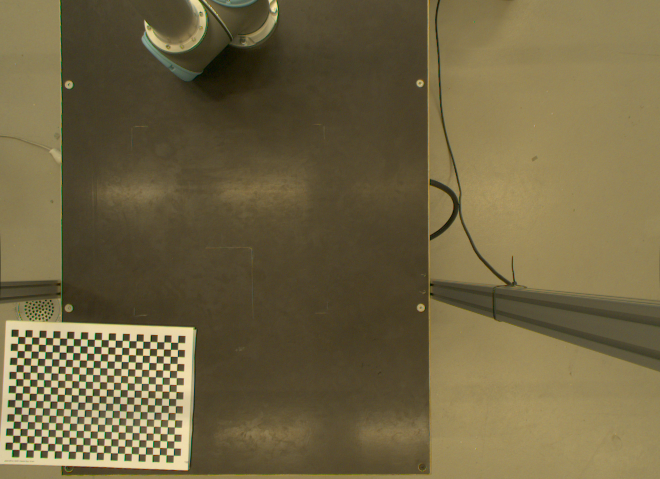
#> input picture results/10-30-08.png_calibResult1.png, 1320 x 957 px, given as the content of the folder ./samples, which was not available (shown at 1/2 size)
$ python custom_cameraCalibration.py
#> lines starting #> are read from the running program, lines starting #| are printed output that depends on the picture; after the words box and inside, x2 and y2 are one past the last pixel; in counts of white or black regions, pixels touching at a corner belong together; long printed decimals are rounded; pictures that were not available may be replaced by others from this repository, and a replacement may not be noted
'''
    Seokju Lee @ EE6102
    2023.10.30.

    Original code from
    https://opencv24-python-tutorials.readthedocs.io/en/stable/py_tutorials/py_calib3d/py_calibration/py_calibration.html#calibration
    and
    https://github.com/niconielsen32/ComputerVision

    Korean reference
    https://leechamin.tistory.com/345

    Prerequisite:
    which pip
    pip install opencv-contrib-python

    If you want to experience VirtualCam, please follow the below instruction.
    https://github.com/kaustubh-sadekar/VirtualCam
'''

import glob
import pdb

import numpy as np
import cv2 as cv


################ FIND CHESSBOARD CORNERS - OBJECT POINTS AND IMAGE POINTS ################


chessboardSize = (24, 17)
# [Q] Please discuss the meaning of the paramter
# [A] 실제 보드 크기는 25x 18인데 corner의 개수를 말하는 것이므로 각각 -1을 해줘야함.

frameSize = (1440, 1080)
# [Q] Please discuss the meaning of the paramter
# [A] 진짜 이미지 사이즈


# termination criteria
criteria = (cv.TERM_CRITERIA_EPS + cv.TERM_CRITERIA_MAX_ITER, 30, 0.001)
# [Q] Please discuss why we need "criteria".
# [A] cornerSubPix에서 종료할 조건(지점)을 정해주기 위해서 필요함.


# prepare object points, like (0,0,0), (1,0,0), (2,0,0) ....,(6,5,0)
objp = np.zeros((chessboardSize[0] * chessboardSize[1], 3), np.float32)
objp[:, :2] = np.mgrid[0:chessboardSize[0], 0:chessboardSize[1]].T.reshape(-1, 2)
# from pprint import pprint
# pprint(objp[23:])
# print(objp.shape)

size_of_chessboard_squares_mm = 20
objp = objp * size_of_chessboard_squares_mm
# [Q] Please discuss the meaning of the paramter. Specify the unit of it.
# [A]
# 실제 체스보드 사진이 1만큼의 간격을 가지고 있지는 않을 것임. 따라서 20이라는 최소 간격을 지정해줬다.


# Arrays to store object points and image points from all the images.
objpoints = []  # 3d point in real world space!!
# [Q] How many points? [A] 21

imgpoints = []  # 2d points in image plane.
# [Q] How many points? [A] 21


images = glob.glob('./samples/*.png')           # [Q] How many images? [A] 21
pdb.set_trace()

for image in images:

    img = cv.imread(image)
#> img is the input picture: shape (957, 1320, 3); mean B, G, R 67.4, 101.4, 113.2
    gray = cv.cvtColor(img, cv.COLOR_BGR2GRAY)
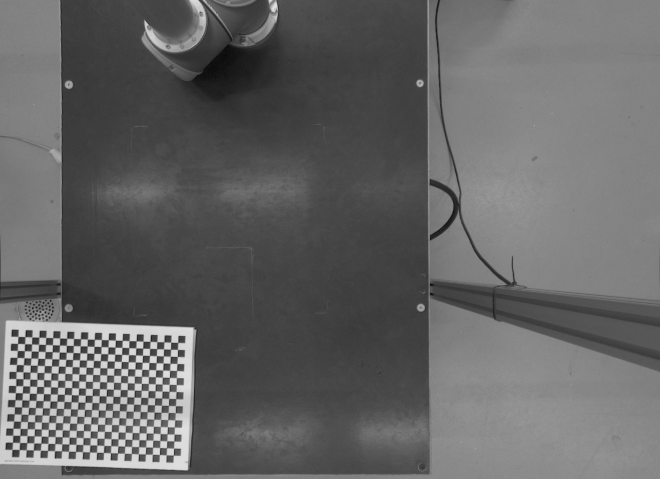
#> gray: shape (957, 1320) (shown at 1/2 size); min 3, max 236, mean 101.1

    # Find the chess board corners
    ret, corners = cv.findChessboardCorners(gray, chessboardSize, None)
#> ret = True; corners = 408 rows, first 8: [36.56, 673.7], [50.55, 673.9], [64.24, 674.8], [78.46, 675], [92.2, 675.9], [106.2, 676.1], [120.3, 676.7], [134.3, 677]
    # print(ret, corners)
    # [Q] Please discuss the role of "findChessboardCorners()". Specify the meaning of its outputs.
    # [A]
    # retval : 패턴이 감지 되었는지에 따른 T/F
    # corners : 감지된 코너 개수에 따른 위치(x,y좌표 값)

    # If found, add object points, image points (after refining them)
    if ret == True:
        objpoints.append(objp)
        corners2 = cv.cornerSubPix(gray, corners, (11, 11), (-1, -1), criteria)
#> corners2 = 408 rows, first 8: [36.33, 673.3], [50.46, 673.9], [64.08, 674.3], [78.4, 674.9], [91.91, 675.4], [106.1, 676], [120.1, 676.5], [134.1, 677]
        imgpoints.append(corners)

        # Draw and display the corners
        cv.drawChessboardCorners(img, chessboardSize, corners2, ret)
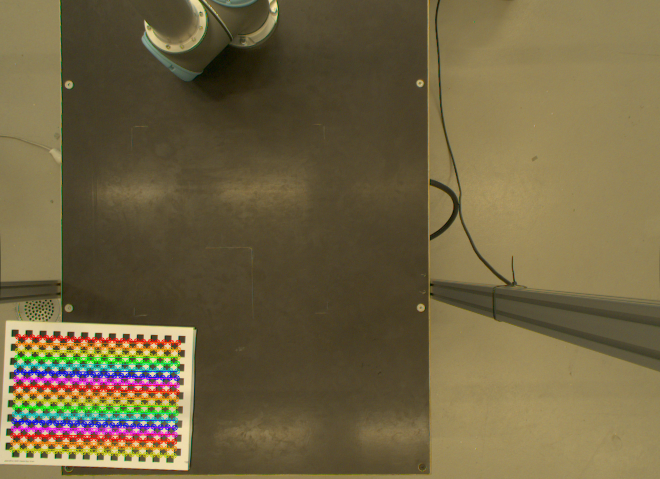
#> img: shape (957, 1320, 3) (shown at 1/2 size); 4.5% of pixels changed, all inside (x1, y1, x2, y2) = (18, 667, 363, 918)
        cv.imshow('imgs', img)
        cv.waitKey(1000)
    # pdb.set_trace()

cv.destroyAllWindows()

# print(len(objpoints), len(imgpoints))
# pdb.set_trace()


############################ CALIBRATION ############################

ret, cameraMatrix, dist, rvecs, tvecs = cv.calibrateCamera(objpoints, imgpoints, frameSize, None, None)
#> ret = 0.323; cameraMatrix = [[5473.1, 0, 683.5], [0, 5533.4, 428.6], [0, 0, 1]]; dist = [[0.233, 9.95, -0.0837, 0.0151, 339.6]]; rvecs = ([-0.144, 0.145, 0.0291],); tvecs = ([-916.2, 352.4, 7705.8],)
# print(ret, cameraMatrix, dist, rvecs, tvecs, sep='\n')

pdb.set_trace()
'''
    *retval: Average RMS re-projection error. This should be as close to zero as possible. 0.1 ~ 1.0 pixels in a good calibration.

    [Q] Please specify the focal length (fx, fy) and the principal point (cx, cy).
    [A]
    cameraMatrix는 calibration Matrix로 focal length와 principal point의 정보를 가지고 있다.
    fx = cameraMatrix[0,0], fy = cameraMatrix[1,1]
    cx = cameraMatrix[0,2], cy = cameraMatrix[1,2]

    [Q] Please specify the radial (k1, k2, k3) and tangential (p1, p2) distortion coefficients.
    [A]
    Lens distortion coefficients(렌즈 왜곡 계수)에는 2가지 정보를 가지고 있음
    radial distortion coefficients = dist[:3]
    tangential distortion coefficients = dist[3:]

    *Tangential distortion occurs because the image-taking lens is not aligned perfectly parallel to the imaging plane.

    [Q] Please discuss the meaning of "rvecs" and "tvecs".
    [A]
    Rotation Vector, 3x1 회전 벡터, 벡터의 방향은 회전 축을 지정하고 벡터의 크기는 회전 각을 지정함.
    Translation Vector, 3x1 이동 벡터

'''


############################ UNDISTORTION ############################
img_path = './samples/Image__2018-10-05__10-30-08.png'
img_name = img_path.split('__')[-1]
print(img_name)

img = cv.imread(img_path)
h, w = img.shape[:2]
#> h = 957; w = 1320
newCameraMatrix, roi = cv.getOptimalNewCameraMatrix(cameraMatrix, dist, (w, h), 1, (w, h))
#> newCameraMatrix = [[5465.8, 0, 686.8], [0, 5505, 417.8], [0, 0, 1]]; roi = (16, 10, 1288, 942)
# print(newCameraMatrix, roi)
'''
    [Q] Please discuss the role of "getOptimalNewCameraMatrix". Why do we need this?
    [A]
    구했던 cameraMatrix를 이용해 보정된 CameraMatrix를 구하는 역할.
    -> 왜곡되어 저장된 사진(행렬)을 올바르게 보정시킴.(왜곡제거)

    [Q] What is "roi"?
    [A]
    region of Interest인줄 알았으나
    Optional output rectangle [x,y,w,h] that outlines all-good-pixels region in the undistorted image.
    보정된 이미지에서 양호한 픽셀들 지역의 아웃라인.
    실제로 이 코드에서는 결과 이미지를 자르는 영역으로 사용된다.

'''

# [11 lines of commented-out code are left out]
dst = cv.undistort(img, cameraMatrix, dist, None, newCameraMatrix)
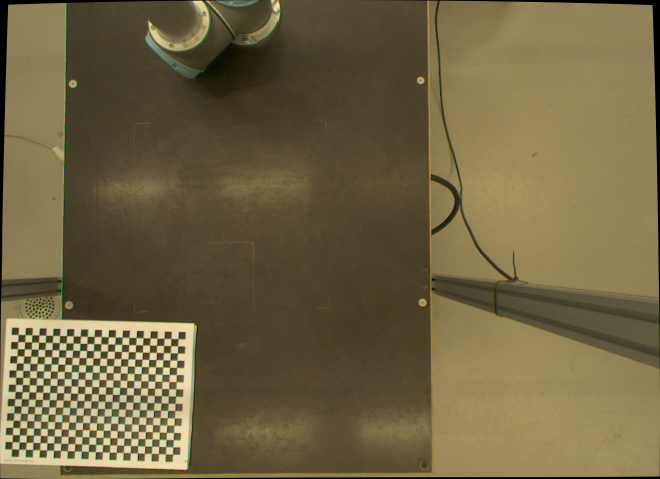
#> dst: shape (957, 1320, 3) (shown at 1/2 size); mean B, G, R 66.5, 100.1, 111.7

# crop the image
x, y, w, h = roi
#> x = 16; y = 10; w = 1288; h = 942
dst = dst[y:y+h, x:x+w]
#> dst: shape (942, 1288, 3)
# print(roi)
# print(dst.shape)
cv.imwrite(f'./results/{img_name}_calibResult1.png', dst)


# Undistort with Remapping
mapx, mapy = cv.initUndistortRectifyMap(
    cameraMatrix, dist, None, newCameraMatrix, (w, h), 5
    )
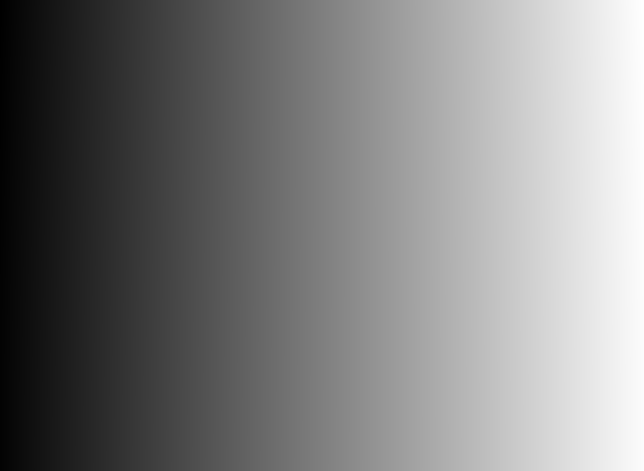
#> mapx: shape (942, 1288) float32 (shown at 1/2 size); min -17.46, max 1301.2, mean 641.3; drawn with min black and max white
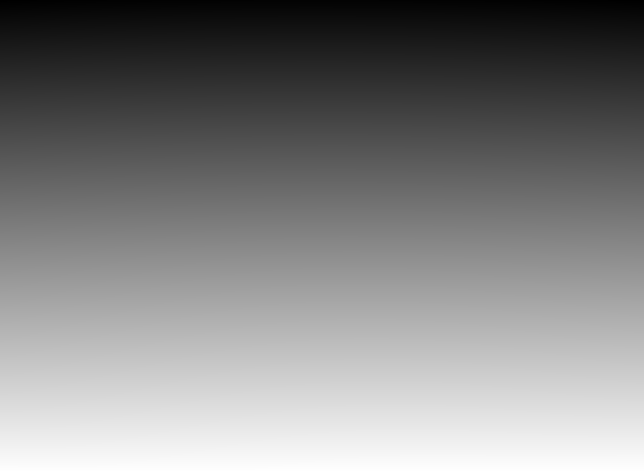
#> mapy: shape (942, 1288) float32 (shown at 1/2 size); min -10.5, max 944.8, mean 476.2; drawn with min black and max white
# print(mapx.shape, mapy.shape)

dst = cv.remap(img, mapx, mapy, cv.INTER_LINEAR)
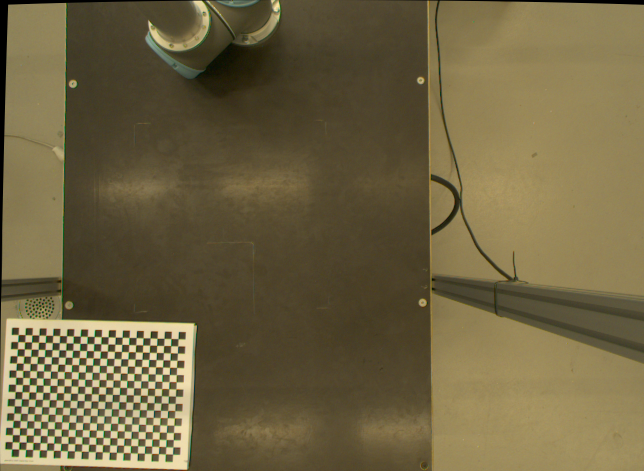
#> dst: shape (942, 1288, 3) (shown at 1/2 size); mean B, G, R 66.5, 99.9, 111.5
# [Q] Please discuss the role of "remap()"
# [A]
# cv2.initUndistrotRectifyMap : undistortion과 rectification transformation 맵을 계산함. 매핑을 형성?
# cv2.remap : initUndistrotRectifyMap()에서 형성한 매핑 값?에 geometrical transformation을 적용. 최종적으로 왜곡 보정


# crop the image
x, y, w, h = roi
dst = dst[y:y+h, x:x+w]
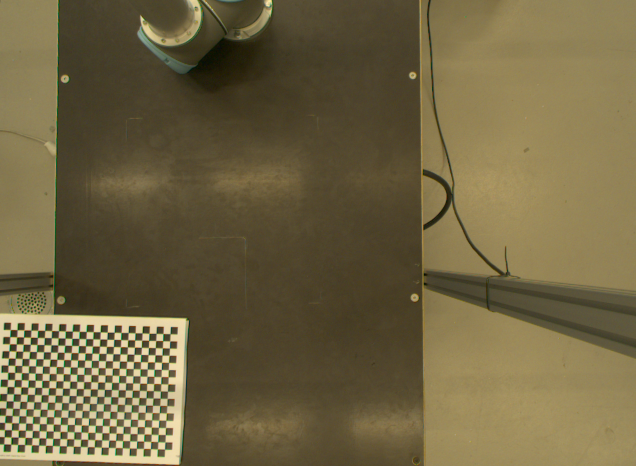
#> dst: shape (932, 1272, 3) (shown at 1/2 size); mean B, G, R 66.7, 100.3, 112.1
# print(roi)
# print(dst.shape)
cv.imwrite(f'./results/{img_name}_calibResult2.png', dst)

'''
    [Q] Please discuss the difference between 'calibResult1.png' and 'calibResult2.png'.
    [A]
    cv2.undistort로 한번에 왜곡제거를 처리했냐, cv2.initUndistrotRectifyMap -> cv2.remap 2단계로 왜곡을 제거했냐의 차이임.
    cv2.undistort는 initUndistrotRectifyMap과 remap을 합쳐놓은(묶어놓은) 메서드.

    image size도 다르다.
    calibResult1.png는 (1206 x 949), calibResult2.png는 (1121 x 850)이다.
    dst(Destination image) 값이 다르기 때문에
'''
# rectification : Epipolar line을 일치시키는 것.


# Reprojection Error
mean_error = 0

for i in range(len(objpoints)):
    imgpoints2, _ = cv.projectPoints(
        objpoints[i], rvecs[i], tvecs[i], cameraMatrix, dist
        )
    error = cv.norm(imgpoints[i], imgpoints2, cv.NORM_L2) / len(imgpoints2)
    mean_error += error
#> this loop made 1 pass
#> (error, mean_error) on pass 1: (0.016, 0.016)
#> after the loop, mean_error = 0.016

print("total error: {}".format(mean_error / len(objpoints)))
#| total error: 0.01599

'''
    [Q] What is the meaning of "Reprojection Error"? Please specify the unit of it.
    [A]
    계산한 파라미터가 얼마나 정확한지 측정할 수 있는 평가지표. 0에 가까울 수록 정확해짐.

    projectPoints에 intrinsic행렬, rotation행렬, translation행렬, lens distortion행렬을 넣어줌.
    우리가 구한 imgpoints[i]와 projectPoints메서드의 리턴 값인 imgpoints2을 비교해서 L2 norm을 구하고
    그 값들을 더하여 계산된 에러의 평균을 계산해준다.
    모든 이미지의 에러의 평균 값.
'''

pdb.set_trace()
